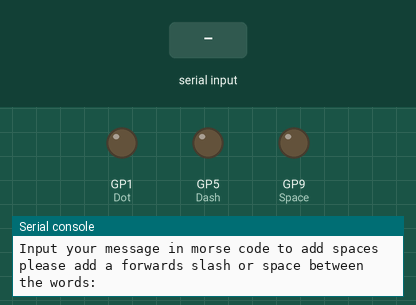
This program was run on a simulated Raspberry Pi Pico running MicroPython. Parts: output pins drawn as LEDs (lit = HIGH), the last lines printed to the serial console. The inputs (shaded band) are chosen by the test bench. At 2.0 s the program stops and its outputs stay as they are.

Above: at 1.2 s.
1.3 s: "." typed at the serial console, then Enter
At 1.7 s:
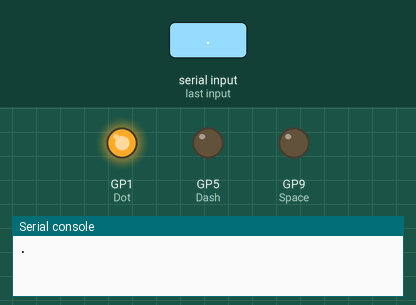
Timing chart, 0 to 3.5 s (numbered marks = the images above; inputs shaded):
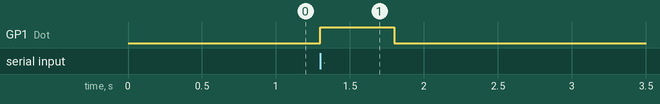

The program:

MorseCode.py
```python
import machine as Machine
import utime


Dot = Machine.Pin(1, Machine.Pin.OUT)
Dot.value(0)
Dash = Machine.Pin(5, Machine.Pin.OUT)
#Dash it not its own LED.
#Its working in conjunction with DOT to
#make a long dash in LED.
Dash.value(0)
Space = Machine.Pin(9, Machine.Pin.OUT)
Space.value(0)

MessageMorse = (input("Input your message in morse code to add spaces please add a forwards slash or space between the words: ")) #gets the message in morse code
MessageList = list(MessageMorse)

for i in MessageList:
  if i == ".":#if its a dot it makes the dot LED display
    Dot.value(1)
    Dash.value(0)
    utime.sleep(0.5)#keeps the light on for 0.5 seconds
    Dot.value(0) #turns off the light
    Dash.value(0)
    utime.sleep(0.2)#waits 0.2 seconds before showing the next set of LED
  elif i == "-": #if its a dash it makes both LEDs turn on
    Dash.value(1)
    Dot.value(1)
    utime.sleep(0.5)
    Dot.value(0)
    Dash.value(0)
    utime.sleep(0.2)
  elif i == "/" or i == " ":#if its a space or '/' it makes a gap between the next message
    Space.value(1)
    utime.sleep(0.2)
    Space.value(0)
    utime.sleep(0.5)
  else:
    print(f"Invalid Char '{i}' in message. Please re-enter message")
    #If the character isn't one of the 3 chosen it will say that the char (and shows the
    #incorrect char) isn't allowed and asks to re enter the messages
```

Measured:
- after the input at 1.3 s, GP1 (Dot): LOW → HIGH at once, → LOW 0.50 s later
